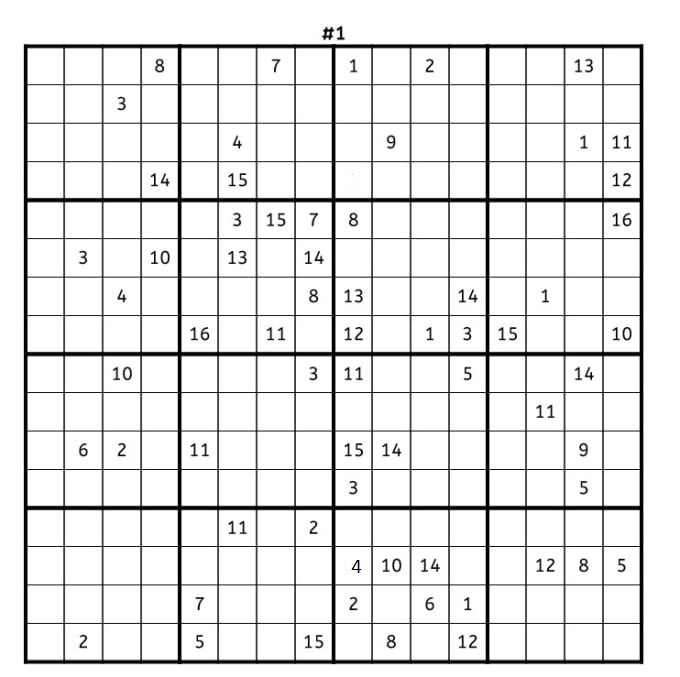
#> input picture images/16.jpeg, 680 x 677 px
$ python sudoku_16.py
#> lines starting #> are read from the running program, lines starting #| are printed output that depends on the picture; after the words box and inside, x2 and y2 are one past the last pixel; in counts of white or black regions, pixels touching at a corner belong together
import os
import cv2
import re
import numpy as np
import operator
import subprocess
import easyocr

size = 16
margin = 4
cell_size = 28 + 2 * margin
grid_size = size * cell_size

def easyocr_model_load():
    text_reader = easyocr.Reader(["en"])
    return text_reader

# Function to convert the image to a binary image
def binary_image(img):
    gray = cv2.cvtColor(img, cv2.COLOR_BGR2GRAY)
    gray = cv2.GaussianBlur(gray, (7, 7), 0)
    thresh = cv2.adaptiveThreshold(gray, 255, cv2.ADAPTIVE_THRESH_GAUSSIAN_C, cv2.THRESH_BINARY_INV, 9, 2)

    return thresh

# Function to find the grid contour
def contour(img):
    contours, hierarchy = cv2.findContours(img, cv2.RETR_TREE, cv2.CHAIN_APPROX_SIMPLE)
    grid_contour = None
    max_area = 0

    # Find the contour with the maximum area which is the contour of the grid
    for contour in contours:
        area = cv2.contourArea(contour)
        if area > 25000:
            arc_length = cv2.arcLength(contour, True)
            polygone = cv2.approxPolyDP(contour, 0.01 * arc_length, True)
            if area > max_area and len(polygone) == 4:
                grid_contour = polygone
                max_area = area

    return grid_contour

# Function to warp the image to get a top-down view of the grid
def wrap_perspective(frame, grid_contour):
    # Sort the corners of the grid from top to bottom and left to right
    points = np.vstack(grid_contour).squeeze()
    points = sorted(points, key=operator.itemgetter(1))
    if points[0][0] < points[1][0]:
        if points[3][0] < points[2][0]:
            pts1 = np.float32([points[0], points[1], points[3], points[2]])
        else:
            pts1 = np.float32([points[0], points[1], points[2], points[3]])
    else:
        if points[3][0] < points[2][0]:
            pts1 = np.float32([points[1], points[0], points[3], points[2]])
        else:
            pts1 = np.float32([points[1], points[0], points[2], points[3]])
    pts2 = np.float32([[0, 0], [grid_size, 0], [0, grid_size], [
                        grid_size, grid_size]])

    # Warp the image to get a top-down view of the grid
    M = cv2.getPerspectiveTransform(pts1, pts2)
    grid = cv2.warpPerspective(frame, M, (grid_size, grid_size))

    return grid, pts1, pts2

# Function to get the value of each cell in the grid
def get_cell_value( grid, sudoku_grid_unsolved):
    text_reader = easyocr_model_load()
    print("Extracting digits from the grid...")
    # create folder to store the cells
    if not os.path.exists("cells"):
        os.makedirs("cells")
    for y in range(size):
        row = []
        for x in range(size):
            y2min = y * cell_size + margin
            y2max = (y + 1) * cell_size - margin
            x2min = x * cell_size + margin
            x2max = (x + 1) * cell_size - margin
            img = grid[y2min:y2max, x2min:x2max]

            # Save the image to a file in the 'cells' folder
            cv2.imwrite(f"cells\cell_{y}_{x}.jpg", img)

            # Resize the image to 28x28
            img = cv2.resize(img, (28, 28))

            # Reshape the image to (1, 28, 28, 1)
            img = img.reshape(1, 28, 28, 1)

            # Normalize the pixel values to be between 0 and 1
            img = img.astype('float32') / 255.0

            # Make a prediction
            cell = cv2.imread(f"cells\cell_{y}_{x}.jpg")
            cell = cv2.resize(cell, (100,100), interpolation=cv2.INTER_LINEAR)
            predict = text_reader.readtext(cell)
            print(predict)
            if len(predict) == 0:
                predicted_class = 0
            else:
                predicted_class = re.sub(r'[^0-9]', '', predict[0][1])
            row.append(predicted_class)

        sudoku_grid_unsolved.append(row)

    return sudoku_grid_unsolved

# [79 lines left out: functions run_solver, overlay_grid, not called in this run]

# Function to extract the digits from the grid
def extract_digit(frame, grid_contour):
    # Draw the grid contour on the original image
    cv2.drawContours(frame, [grid_contour], 0, (0, 255, 0), 2)

    # Warp the image to get a top-down view of the grid
    grid, pts1, pts2 = wrap_perspective(frame, grid_contour)

    # Convert the image to grayscale and apply adaptive thresholding
    grid = cv2.cvtColor(grid, cv2.COLOR_BGR2GRAY)
    grid = cv2.adaptiveThreshold(grid, 255, cv2.ADAPTIVE_THRESH_GAUSSIAN_C, cv2.THRESH_BINARY_INV, 7, 3)

    sudoku_grid_solved = []
    sudoku_grid_unsolved = []

    # Get the value of each cell in the grid
    sudoku_grid_unsolved = get_cell_value(grid, sudoku_grid_unsolved)

    # save the grid to a text file
    with open("grid.txt", "w") as f:
        for row in sudoku_grid_unsolved:
            for x in row:
                f.write(str(x)+" ")
            f.write("\n")

    # Run the solver
    sudoku_grid_solved, isSolved = run_solver(sudoku_grid_solved)

    if isSolved:
        overlay_grid(frame, pts1, pts2, sudoku_grid_solved, sudoku_grid_unsolved)
    else:
        print("Error: Could not solve the puzzle.")

# extract the Sudoku grid from the image
def extract_grid(frame):
    ret = frame

    # get the binary image
    thresh = binary_image(frame)

    # find the grid contour
    grid_contour = contour(thresh)

    if grid_contour is not None:
        extract_digit(frame, grid_contour)
    else:
        print("Error: Could not find the Sudoku grid.")

# Function to select an image from the files
def select_image_from_files():
    file_path = input("Enter the path of the image file: ")

    # Check if the file exists
    if os.path.exists(file_path):
        image = cv2.imread(file_path)
        print("Image loaded successfully.")
        extract_grid(image)
    else:
        print(f"Error: {file_path} not found.")

# Function to capture an image from the camera
# [38 lines left out: function capture_image_from_camera, not called in this run]

if __name__ == "__main__":
    while True:
        if os.path.exists("output.jpg"):
            os.remove("output.jpg")
        if os.path.exists("grid.txt"):
            os.remove("grid.txt")
        if os.path.exists("grid_output.txt"):
            os.remove("grid_output.txt")
        if os.path.exists("dancingLinks.exe"):
            os.remove("dancingLinks.exe")
        if os.path.exists("captured_image.jpg"):
            os.remove("captured_image.jpg")
        if os.path.exists("cells"):
            for file in os.listdir("cells"):
                os.remove(f"cells\{file}")
            os.rmdir("cells")

        print("Select an option:")
        print("1. Select Image from files")
        print("2. Capture Image from camera (Press 'Space' to capture, 'Esc' to cancel)")
        print("3. Quit")

        choice = input("Enter your choice : ")
#> the answer given: 1

        if choice == "1":
            select_image_from_files()
#> the answer given: images/16.jpeg
#> in select_image_from_files, image is the input picture: shape (677, 680, 3); mean B, G, R 230.8, 230.8, 230.8
#> in binary_image, `gray = cv2.GaussianBlur(gray, (7, 7), 0)`:
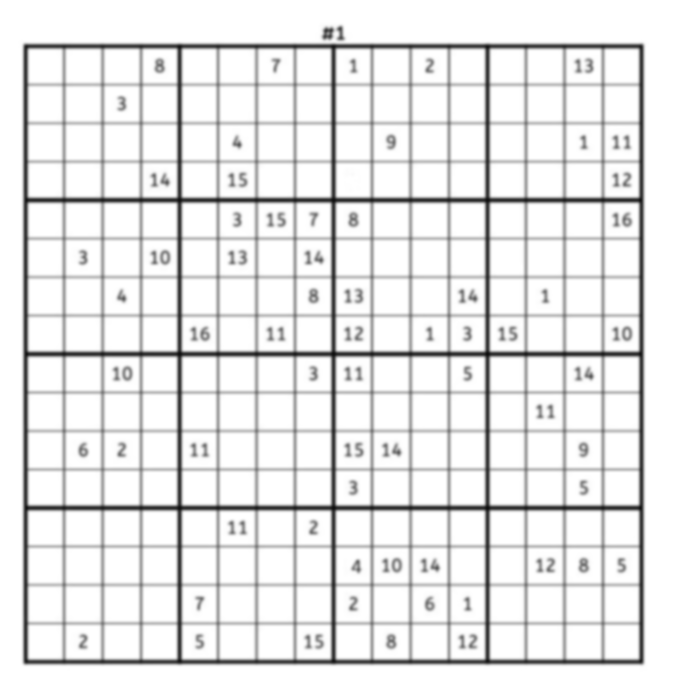
#> gray: shape (677, 680); min 14, max 255, mean 230.8
#> in binary_image, `thresh = cv2.adaptiveThreshold(gray, 255, cv2.ADAPTIVE_THRESH_GAUSSIAN..`:
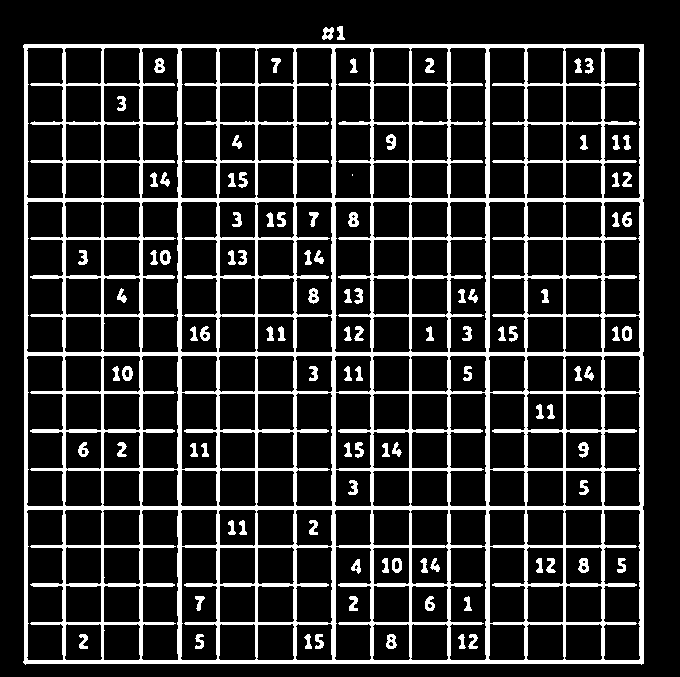
#> thresh: shape (677, 680); 17.3% white; 99 white regions (1 under 20 px)
#> in contour, `contours, hierarchy = cv2.findContours(img, cv2.RETR_TREE, cv2.CHAIN_A..`: contours = 301 contours, 19 with area under 20; largest, box (x1, y1, x2, y2) and area: (23, 44, 644, 665) 383157, (141, 47, 179, 199) 5148, (295, 47, 333, 199) 5136, (449, 47, 487, 199) 5129, (141, 201, 179, 353) 5128
#> the loop in contour, `for contour in contours:` made 301 passes
#> (area, arc_length) on pass 1: (383157, 2481.8)
#> area on passes 2 to 7: 1302, 1302, 1270.5, 1302, 1302, 108.5
#> after the loop in contour, `for contour in contours:`: max_area = 383157
#> in extract_grid, `grid_contour = contour(thresh)`: grid_contour = [[23, 45], [25, 664], [643, 663], [643, 44]]
#> in extract_digit, `cv2.drawContours(frame, [grid_contour], 0, (0, 255, 0), 2)`:
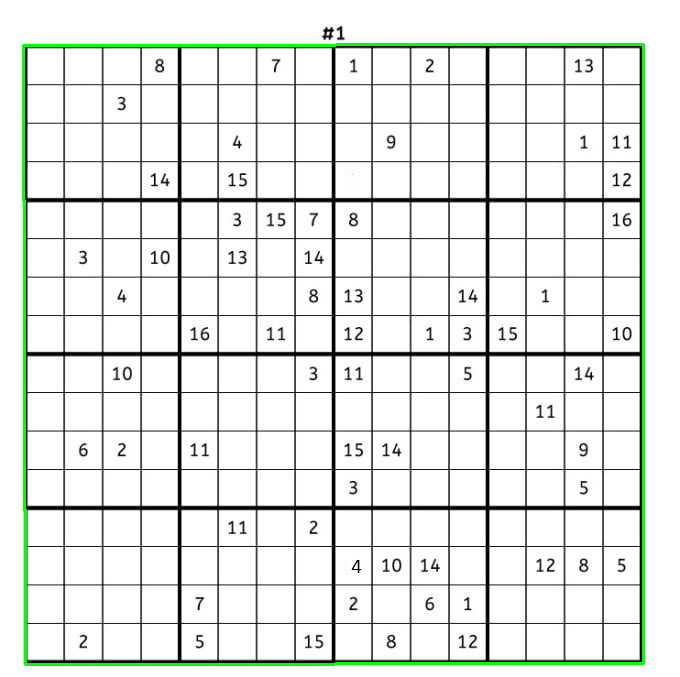
#> frame: shape (677, 680, 3); 1.61% of pixels changed, all inside (x1, y1, x2, y2) = (22, 43, 645, 666)
#> in wrap_perspective, `points = sorted(points, key=operator.itemgetter(1))`: points = [[643, 44], [23, 45], [643, 663], [25, 664]]
#> in wrap_perspective, `pts1 = np.float32([points[1], points[0], points[3], points[2]])`: pts1 = [[23, 45], [643, 44], [25, 664], [643, 663]]
#> in wrap_perspective, `M = cv2.getPerspectiveTransform(pts1, pts2)`: M = [[0.929, -0.003, -21.23], [0.0015, 0.927, -41.76], [-1.68e-08, -5.21e-06, 1]]
#> in wrap_perspective, `grid = cv2.warpPerspective(frame, M, (grid_size, grid_size))`:
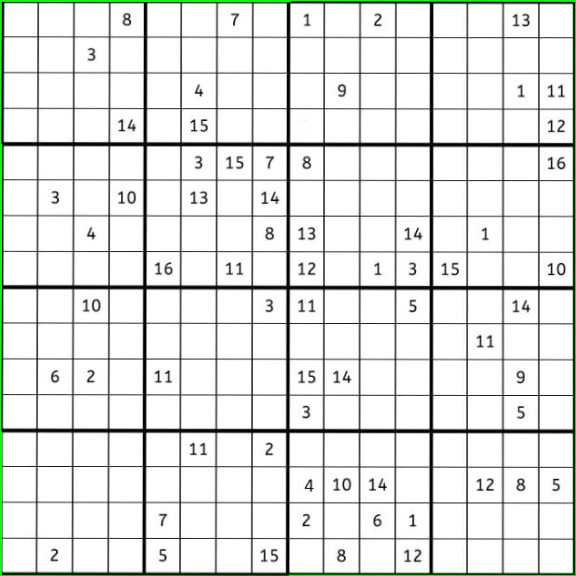
#> grid: shape (576, 576, 3); mean B, G, R 226.4, 228.9, 226.4
#> in extract_digit, `grid, pts1, pts2 = wrap_perspective(frame, grid_contour)`: pts1 = [[23, 45], [643, 44], [25, 664], [643, 663]]; pts2 = [[0, 0], [576, 0], [0, 576], [576, 576]]
#> in extract_digit, `grid = cv2.adaptiveThreshold(grid, 255, cv2.ADAPTIVE_THRESH_GAUSSIAN_C..`:
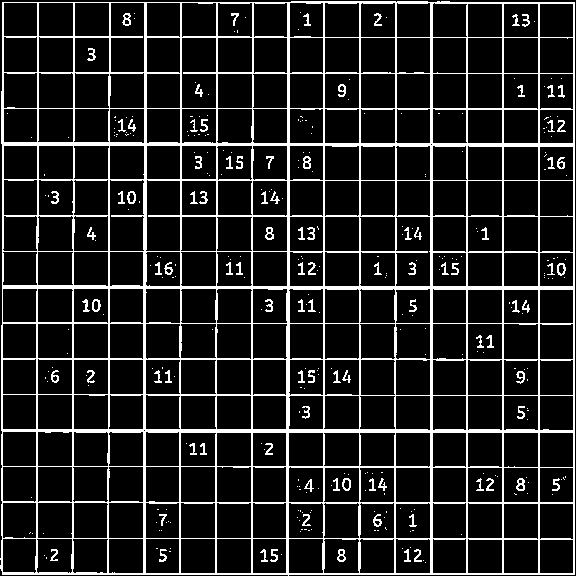
#> grid: shape (576, 576); 13.5% white in thin lines or dots
#> (the call stopped at in easyocr_model_load, `text_reader = easyocr.Reader(["en"])`: easyocr is not available in this run)
        elif choice == "2":
            capture_image_from_camera()
        elif choice == "3":
            print("Exiting program.")
            break
        else:
            print("Invalid choice. Please enter 1, 2, or 3.")
#> pass 2 of the loop `while True:`:
#> the answer given: 1
#> the answer given: 2digit.jpg
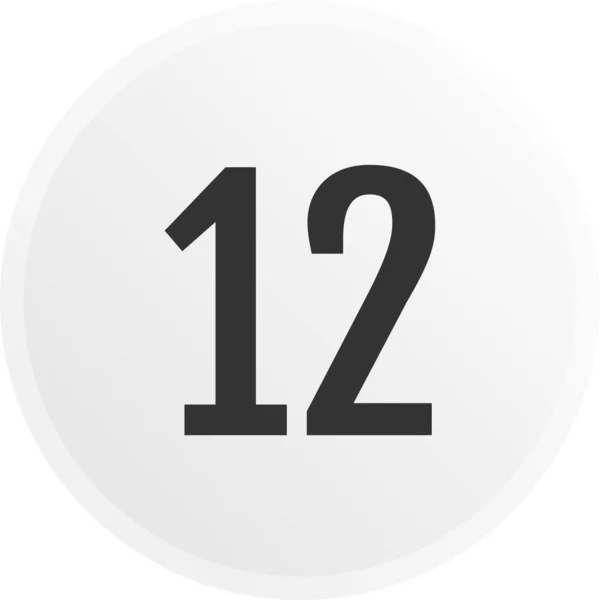
#> input picture 2digit.jpg, 600 x 600 px
#> in select_image_from_files, image is the input picture: shape (600, 600, 3); mean B, G, R 227.3, 227.3, 227.3
#> in binary_image (call 2), `thresh = cv2.adaptiveThreshold(gray, 255, cv2.ADAPTIVE_THRESH_GAUSSIAN..`:
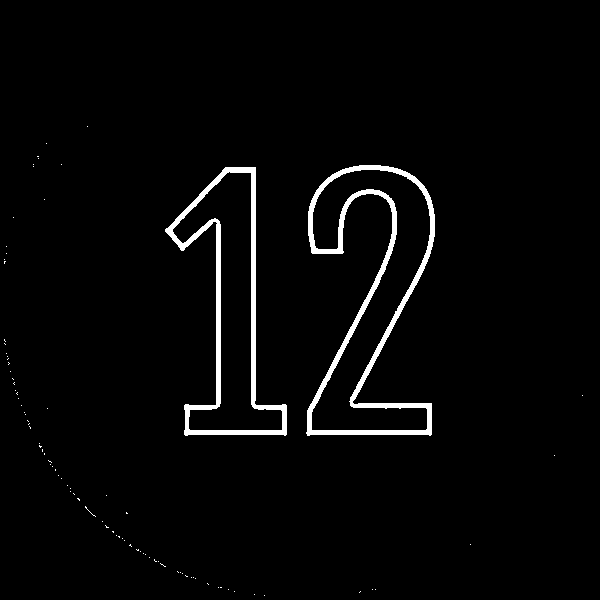
#> thresh: shape (600, 600); 2.6% white; 88 white regions (86 under 20 px)
#> contours = 90 contours, 86 with area under 20; largest, box (x1, y1, x2, y2) and area: (306, 165, 435, 436) 17248, (165, 167, 287, 436) 13888, (311, 169, 431, 431) 13008, (172, 171, 283, 431) 10583
#> the loop in contour (call 2), `for contour in contours:` made 90 passes
#> (contour, area) on passes 1 to 8: ([[264, 595]], 0), ([[254, 594]], 0), ([[360, 591], [359, 592]], 0), ([[234, 591]], 0), ([[375, 589]], 0), ([[372, 589]], 0), ([[228, 589]], 0), ([[220, 587], [221, 587]], 0)
#> pass 3 of the loop `while True:`:
#> the answer given: 1
#> the answer given: p92.jpg
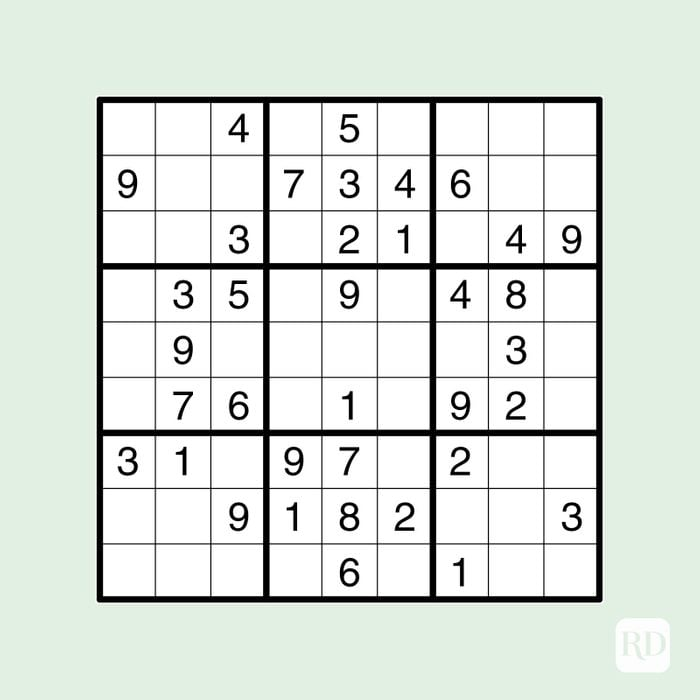
#> input picture p92.jpg, 700 x 700 px
#> in select_image_from_files, image is the input picture: shape (700, 700, 3); mean B, G, R 221.3, 227.4, 220.9
#> in binary_image (call 3), `thresh = cv2.adaptiveThreshold(gray, 255, cv2.ADAPTIVE_THRESH_GAUSSIAN..`:
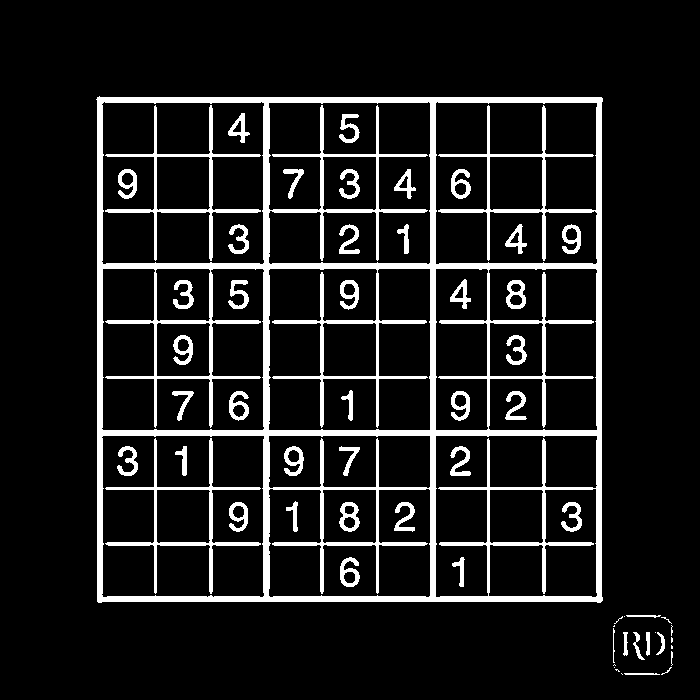
#> thresh: shape (700, 700); 10.8% white; 60 white regions (13 under 20 px)
#> contours = 100 contours, 15 with area under 20; largest, box (x1, y1, x2, y2) and area: (96, 96, 603, 603) 254034, (101, 435, 265, 598) 25924, (101, 101, 265, 265) 25922, (268, 268, 431, 431) 21810, (268, 101, 431, 265) 21654
#> frame: shape (700, 700, 3)
#> in extract_digit (call 2), `grid, pts1, pts2 = wrap_perspective(frame, grid_contour)`: pts1 = [[97, 97], [602, 98], [97, 601], [600, 602]]
#> in extract_digit (call 2), `grid = cv2.adaptiveThreshold(grid, 255, cv2.ADAPTIVE_THRESH_GAUSSIAN_C..`:
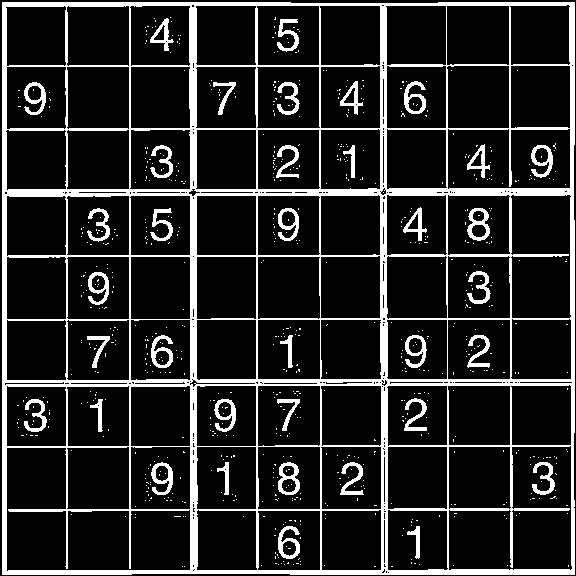
#> grid: shape (576, 576); 15.1% white; 754 white regions (717 under 20 px), largest, box (x1, y1, x2, y2) and area: (2, 2, 575, 575) 38944, (467, 208, 490, 241) 352, (278, 462, 300, 495) 349
#> (the run stopped early here; a loop or call above may not have finished)
